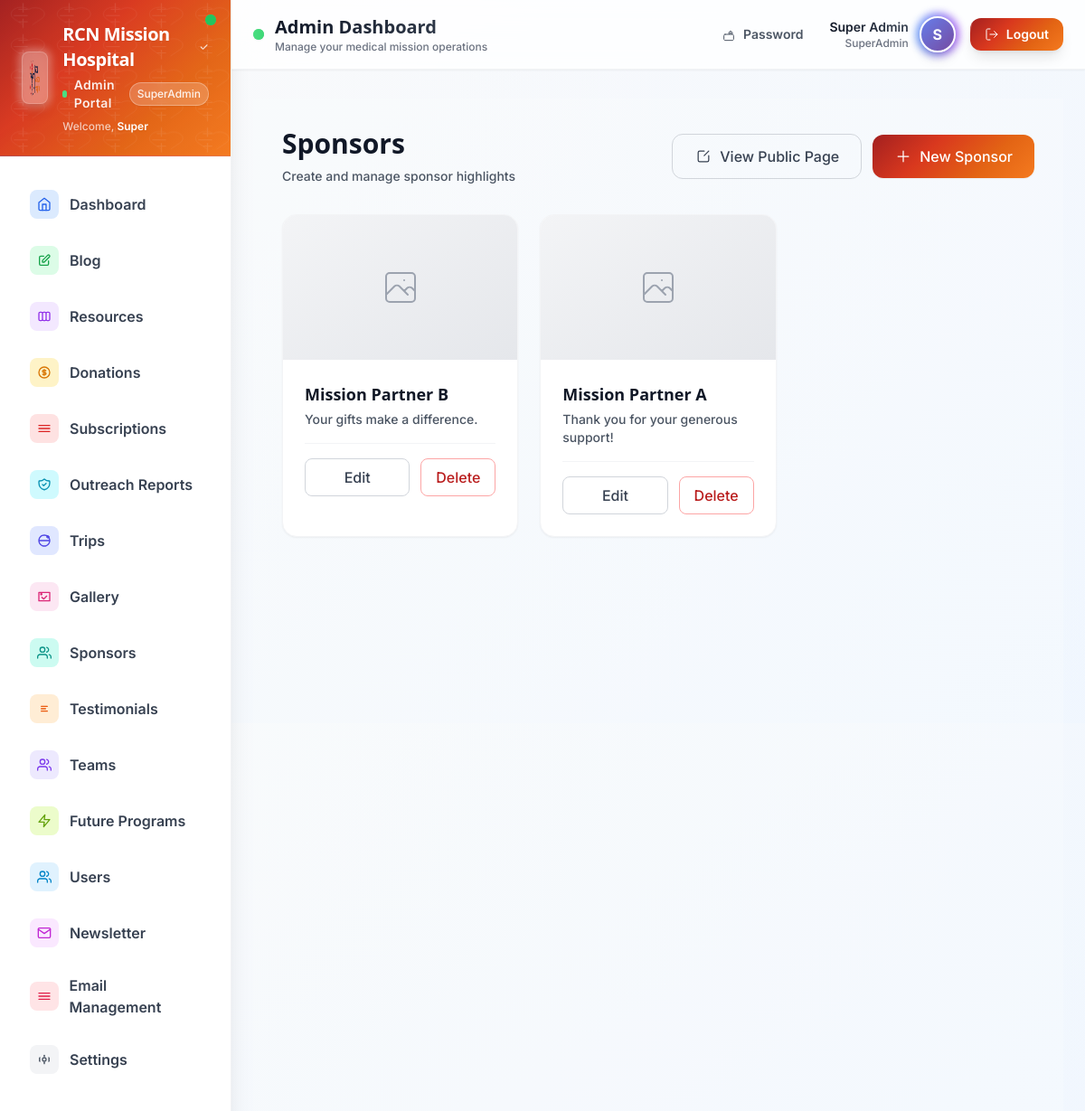
Page /admin/sponsors.php (signed in) on the committed database.
### tables this page shows
CREATE TABLE IF NOT EXISTS sponsors (
  id INT AUTO_INCREMENT PRIMARY KEY,
  name VARCHAR(200) NOT NULL,
  message TEXT NOT NULL,
  image VARCHAR(255) DEFAULT NULL
);

### config/security.php (called while the page is built, shortened)
<?php
function esc_html(string $str): string {
    return htmlspecialchars($str, ENT_QUOTES, 'UTF-8');
}
function url(string $path): string {
    $base = defined('BASE_PATH') ? BASE_PATH : '/';
    return rtrim($base, '/') . '/' . ltrim($path, '/');
}

### config/db.php (called while the page is built, shortened)
<?php
function db(): PDO {
    static $pdo = null;
    if ($pdo === null) {
        $dsn = 'mysql:host=' . DB_HOST . ';dbname=' . DB_NAME . ';charset=utf8mb4';
        $options = [
            PDO::ATTR_ERRMODE => PDO::ERRMODE_EXCEPTION,
            PDO::ATTR_DEFAULT_FETCH_MODE => PDO::FETCH_ASSOC,
            PDO::ATTR_EMULATE_PREPARES => false,
        ];
        $pdo = new PDO($dsn, DB_USER, DB_PASS, $options);
    }
    return $pdo;
}

### admin/sponsors.php (the view, shortened to what this page needs)
<?php require_once __DIR__ . '/../config/security.php'; ?>
<?php require_once __DIR__ . '/../config/db.php'; ?>
<?php include __DIR__ . '/includes/admin-header.php'; ?>
<?php
$action = $_GET['action'] ?? 'list';
?>
<div class="min-h-screen bg-gray-50/30">
  <div class="max-w-7xl mx-auto px-4 sm:px-6 lg:px-8 py-8">
    <div class="mb-8">
      <div class="flex flex-col sm:flex-row sm:items-center sm:justify-between">
        <div>
          <h1 class="text-3xl font-bold text-gray-900">Sponsors</h1>
          <p class="mt-2 text-sm text-gray-600">Create and manage sponsor highlights</p>
        </div>
        <?php if ($action === 'list'): ?>
          <div class="flex items-center gap-3">
            <a href="<?php echo url('sponsor-update'); ?>" target="_blank"
              class="mt-4 sm:mt-0 inline-flex items-center gap-2 px-6 py-3 rounded-xl border border-gray-300 text-gray-700 font-medium hover:bg-gray-50 transition-all duration-200">
              View Public Page
            </a>
            <a href="<?php echo url('admin/sponsors.php'); ?>?action=create"
              class="mt-4 sm:mt-0 inline-flex items-center gap-2 px-6 py-3 rounded-xl text-white font-medium shadow-sm hover:shadow-md transition-all duration-200"
              style="background: <?php echo RCN_GRADIENT; ?>;">
              <svg class="h-5 w-5" viewBox="0 0 24 24" fill="none" xmlns="http://www.w3.org/2000/svg">
                <path d="M12 5V19M5 12H19" class="icon-stroke" stroke="currentColor" stroke-width="2" stroke-linecap="round" />
              </svg>
              New Sponsor
            </a>
          </div>
        <?php endif; ?>
      </div>
    </div>
    <?php if ($action === 'list'): ?>
      <?php $rows = db()->query('SELECT * FROM sponsors ORDER BY id DESC')->fetchAll(); ?>
      <?php if (empty($rows)): ?>
        <div class="bg-white rounded-2xl shadow-sm border border-gray-100 p-12 text-center">
          <svg class="h-16 w-16 mx-auto text-gray-300 mb-4" fill="none" viewBox="0 0 24 24" stroke="currentColor">
            <path stroke-linecap="round" stroke-linejoin="round" stroke-width="1" d="M11 5H6a2 2 0 00-2 2v11a2 2 0 002 2h11a2 2 0 002-2v-5m-1.414-9.414a2 2 0 112.828 2.828L11.828 15H9v-2.828l8.586-8.586z" />
          </svg>
          <h3 class="text-lg font-medium text-gray-900 mb-2">No sponsors yet</h3>
          <p class="text-gray-500 mb-6">Highlight your sponsors by creating entries.</p>
          <a href="<?php echo url('admin/sponsors.php'); ?>?action=create"
            class="inline-flex items-center gap-2 px-6 py-3 rounded-xl text-white font-medium shadow-sm hover:shadow-md transition-all duration-200"
            style="background: <?php echo RCN_GRADIENT; ?>;">
            <svg class="h-5 w-5" viewBox="0 0 24 24" fill="none" xmlns="http://www.w3.org/2000/svg">
              <path d="M12 5V19M5 12H19" class="icon-stroke" stroke="currentColor" stroke-width="2" stroke-linecap="round" />
            </svg>
            Create First Sponsor
          </a>
        </div>
      <?php else: ?>
        <div class="grid grid-cols-1 md:grid-cols-2 lg:grid-cols-3 gap-6">
          <?php foreach ($rows as $r): ?>
            <div class="bg-white rounded-2xl shadow-sm border border-gray-100 overflow-hidden hover:shadow-md transition-all duration-300 group">
              <?php if (!empty($r['image'])): ?>
                <div class="h-40 bg-gray-200 overflow-hidden">
                  <img src="<?php echo url('uploads/' . esc_attr($r['image'])); ?>" alt="<?php echo esc_attr($r['name']); ?>" class="w-full h-full object-cover group-hover:scale-105 transition-transform duration-300">
                </div>
              <?php else: ?>
                <div class="h-40 bg-gradient-to-br from-gray-100 to-gray-200 flex items-center justify-center">
                </div>
              <?php endif; ?>
              <div class="p-6">
                <h3 class="font-semibold text-gray-900 text-lg mb-1 line-clamp-2"><?php echo esc_html($r['name']); ?></h3>
                <p class="text-gray-600 text-sm mb-4 line-clamp-2"><?php echo esc_html($r['message']); ?></p>
                <div class="flex items-center gap-3 pt-4 border-t border-gray-100">
                  <a href="<?php echo url('admin/sponsors.php'); ?>?action=edit&id=<?php echo (int)$r['id']; ?>" class="flex-1 inline-flex items-center justify-center gap-2 px-4 py-2 rounded-lg border border-gray-300 text-gray-700 font-medium hover:bg-gray-50 transition-colors duration-200">Edit</a>
                  <form method="post" action="<?php echo url('admin/sponsors.php'); ?>?action=delete" onsubmit="return confirm('Delete this sponsor?')" class="flex-1">
                    <button class="w-full inline-flex items-center justify-center gap-2 px-4 py-2 rounded-lg border border-red-300 text-red-700 font-medium hover:bg-red-50 transition-colors duration-200" type="submit">Delete</button>
                  </form>
                </div>
              </div>
            </div>
          <?php endforeach; ?>
        </div>
      <?php endif; ?>
    <?php endif; ?>
  </div>
</div>
<?php include __DIR__ . '/includes/admin-footer.php'; ?>

### assets/css/custom.css (style rules this page uses)
:root { --midnight: #0A1A3B; --mission_orange: #E36414; --deep_red: #A32020; --flame_red: #D9381E; --warm_orange: #F47A1F; --soft_gray: #F2F2F2; }
body { font-family: "Poppins", system-ui, -apple-system, Segoe UI, Roboto, sans-serif; -webkit-text-size-adjust: 100%; font-weight: 500; }
h1, h2, h3, h4, h5, h6 { font-family: Poppins, system-ui, -apple-system, Segoe UI, Roboto, sans-serif; font-weight: 700; }
html { scroll-behavior: smooth; }
header nav a, header nav button, button, .btn, .btn-primary, .btn-secondary { font-weight: 600; }

### rows in the picture
sponsors: name "Mission Partner B", message "Your gifts make a difference."
sponsors: name "Mission Partner A", message "Thank you for your generous support!"

### other values in the picture
APP_NAME "RCN Mission Hospital"
$user['role'] "SuperAdmin"
explode(' ', $user['name'] ?? 'User')[0] "Super"
substr($user['name'] ?? 'U', 0, 1) "S"
